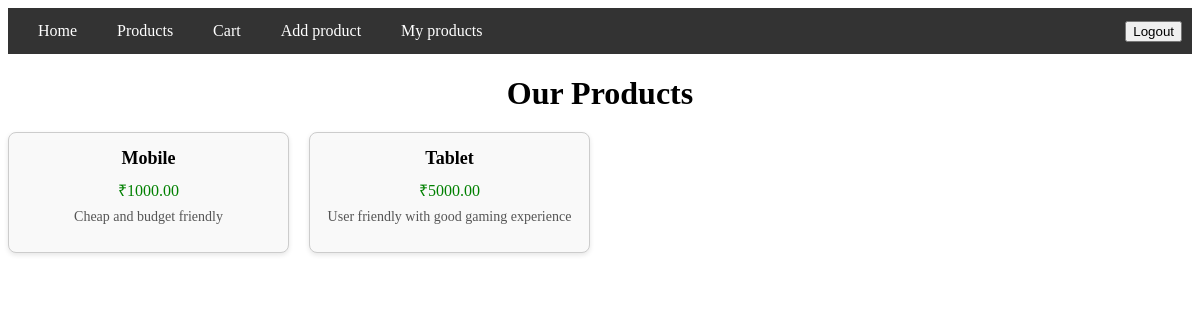
Before: /polls/products/ (signed in) with the older database file.
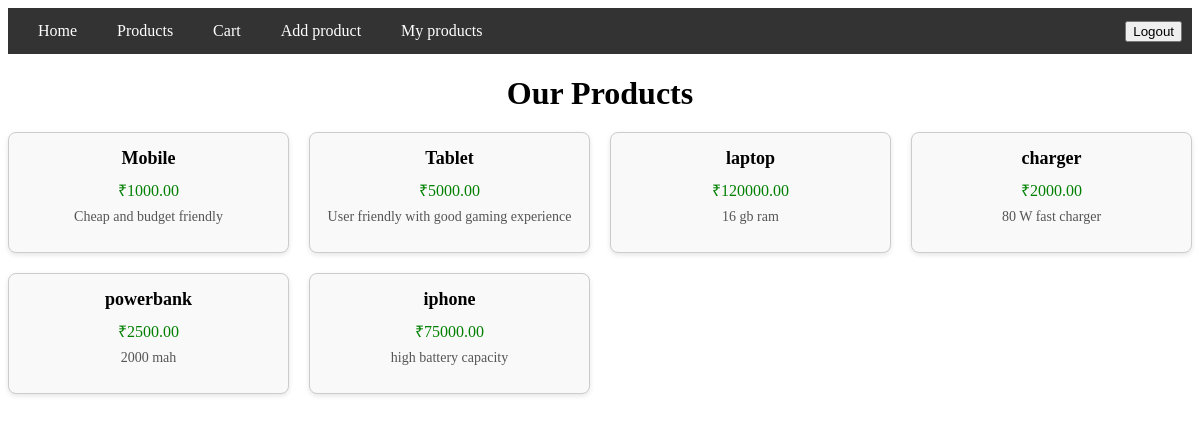
After: the same page with the newer database file.
### polls/models.py (models this page shows, shortened)
class Product(models.Model):
    id = models.AutoField(primary_key=True)
    name = models.CharField(max_length=200)
    price = models.DecimalField(max_digits=10, decimal_places=2)  # allows decimals like 100.50
    description = models.TextField()
    created_by = models.ForeignKey(User,null=True, on_delete=models.CASCADE)

### polls/views.py (the view)
# urls.py: path("products/",views.view_products, name="products"),
@require_GET
@login_required
def view_products(request):
    products_list=[{"id":1,"name":"Product 1","price":100,"description":"Description of Product 1"},
              {"id":2,"name":"Product 2","price":200,"description":"Description of Product 2"},
              {"id":3,"name":"Product 3","price":300,"description":"Description of Product 3"},
              {"id":4,"name":"Product 4","price":400,"description":"Description of Product 4"},
              {"id":5,"name":"Product 5","price":500,"description":"Description of Product 5"},
              {"id":6,"name":"Product 6","price":600,"description":"Description of Product 6"},
              {"id":7,"name":"Product 7","price":700,"description":"Description of Product 7"},
              {"id":8,"name":"Product 8","price":800,"description":"Description of Product 8"},
              {"id":9,"name":"Product 9","price":900,"description":"Description of Product 9"},
              {"id":10,"name":"Product 10","price":1000,"description":"Description of Product 10"}
              ]
    products=Product.objects.all()
    return render(request,'ecommerce/products.html',{'products':products})

### polls/templates/ecommerce/products.html (shortened to what this page needs)
{% extends "./navbar.html" %}
{% block content %}
<h1 style="text-align:center; margin-bottom: 20px;">Our Products</h1>
<div class="product-grid">
    {% for product in products %}
    <a href="{% url 'polls:product_description' product.id %}">
        <div class="product-card">
            <div class="product-name">{{ product.name }}</div>
            <div class="product-price">₹{{ product.price }}</div>
            <div class="product-description">{{ product.description }}</div>
        </div>
    </a>
    {% endfor %}
</div>
{% endblock %}

Changed rows visible on the page:
added Product: name "laptop", price "120000.00", description "16 gb ram"
added Product: name "charger", price "2000.00", description "80 W fast charger"
added Product: name "powerbank", price "2500.00", description "2000 mah"
added Product: name "iphone", price "75000.00", description "high battery capacity"
